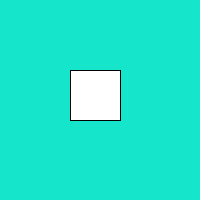
Frame 1 (no input)
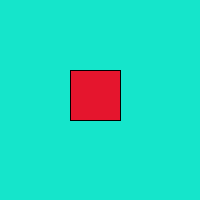
Frame 60 (the mouse pressed at the canvas centre just before this capture)
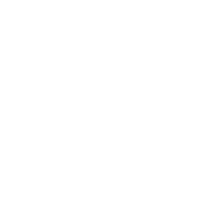
Frame 120 (the mouse held since frame 60 and released just before this capture)

The Processing sketch that drew these frames (run headless with seeded random() and noise(); from frame 60 on, the mouse is pressed at the canvas centre):

// Processing sketch: processing_96920
// ── processing_96920.pde

//Victória Yumi Shimakawa
void setup() {
size (200,200);
}
void draw (){
int x= mouseX;
int y= mouseY;
background (21,229,203);
rect (70,70,50,50);
fill(229,21,45);
{
  if ( x>70 && x<=110 && y>70 && y<=110)
  background (255);}
}
